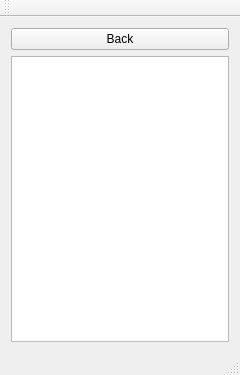
<?xml version="1.0" encoding="UTF-8"?>
<ui version="4.0">
 <class>CWindowNextClass</class>
 <widget class="QMainWindow" name="CWindowNextClass">
  <property name="geometry">
   <rect>
    <x>0</x>
    <y>0</y>
    <width>240</width>
    <height>375</height>
   </rect>
  </property>
  <property name="windowTitle">
   <string>CWindowNext</string>
  </property>
  <widget class="QWidget" name="centralWidget">
   <layout class="QVBoxLayout" name="verticalLayout">
    <item>
     <widget class="QPushButton" name="pushButton">
      <property name="text">
       <string>Back</string>
      </property>
     </widget>
    </item>
    <item>
     <widget class="QTextEdit" name="textEdit"/>
    </item>
   </layout>
  </widget>
  <widget class="QMenuBar" name="menuBar">
   <property name="geometry">
    <rect>
     <x>0</x>
     <y>0</y>
     <width>240</width>
     <height>20</height>
    </rect>
   </property>
  </widget>
  <widget class="QToolBar" name="mainToolBar">
   <attribute name="toolBarArea">
    <enum>TopToolBarArea</enum>
   </attribute>
   <attribute name="toolBarBreak">
    <bool>false</bool>
   </attribute>
  </widget>
  <widget class="QStatusBar" name="statusBar"/>
 </widget>
 <layoutdefault spacing="6" margin="11"/>
 <resources/>
 <connections/>
</ui>
